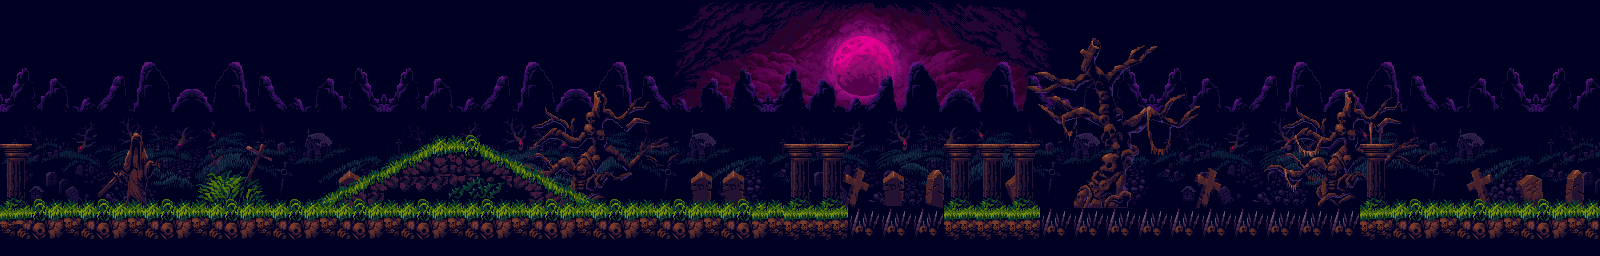

This is a level from a 2D game, rendered from its Tiled map with the project's own tilesets. A one-line summary and the map file follow, with tile-layer data summarised:
An orthogonal 100x16 tile map with 16x16 px tiles, 8 tile layers (back, middle, middle2, statue, ...), 1 image layer and 14 objects (ghost1, ghost2, ghost3, skel1, skel2, ...).

<map version="1.0" tiledversion="1.0.3" orientation="orthogonal" renderorder="right-down" width="100" height="16" tilewidth="16" tileheight="16" nextobjectid="565">
 <properties>
  <property name="ambientColor" value="0x666666" />
  <property name="callFunction" value="" />
  <property name="mapScenePosition" value="11,2,0xCC2485" />
  <property name="music" value="graveyardTheme" />
  <property name="paraBack" value="map3back" />
  <property name="paraMiddle" value="" />
  <property name="paraMiddle2" value="" />
  <property name="walkSfx" value="graveyardWalkSfx" />
 </properties>
 <tileset firstgid="1" name="tileground" tilewidth="16" tileheight="16" tilecount="4096" columns="64">
  <image source="../assets/environment/layers/tilesets.png" width="1024" height="1024" />
  <tile id="909">
   <properties>
    <property name="collides" type="bool" value="true" />
   </properties>
  </tile>
  <tile id="910">
   <properties>
    <property name="collides" type="bool" value="true" />
   </properties>
  </tile>
  <tile id="963">
   <properties>
    <property name="collides" type="bool" value="true" />
   </properties>
  </tile>
  <tile id="964">
   <properties>
    <property name="collides" type="bool" value="true" />
   </properties>
  </tile>
  <tile id="965">
   <properties>
    <property name="collides" type="bool" value="true" />
   </properties>
  </tile>
  <tile id="966">
   <properties>
    <property name="collides" type="bool" value="true" />
   </properties>
  </tile>
  <tile id="1031">
   <properties>
    <property name="collides" type="bool" value="true" />
   </properties>
  </tile>
  <tile id="1032">
   <properties>
    <property name="collides" type="bool" value="true" />
   </properties>
  </tile>
  <tile id="1165">
   <properties>
    <property name="collides" type="bool" value="true" />
   </properties>
  </tile>
  <tile id="1166">
   <properties>
    <property name="collides" type="bool" value="true" />
   </properties>
  </tile>
 </tileset>
 <layer name="back" width="100" height="16" opacity="0">
  <data>[1600 cells, 0 non-empty, 0 distinct tile ids]</data>
 </layer>
 <imagelayer name="Calque d'image 1">
  <image source="map3backTest.png" width="1600" height="256" />
 </imagelayer>
 <layer name="middle" width="100" height="16">
  <data>[1600 cells, 0 non-empty, 0 distinct tile ids]</data>
 </layer>
 <layer name="middle2" width="100" height="16">
  <data>[1600 cells, 63 non-empty, 34 distinct tile ids]</data>
 </layer>
 <layer name="statue" width="100" height="16">
  <data>[1600 cells, 0 non-empty, 0 distinct tile ids]</data>
 </layer>
 <layer name="eau" width="100" height="16" opacity="0.5">
  <data>[1600 cells, 0 non-empty, 0 distinct tile ids]</data>
 </layer>
 <objectgroup name="powerup" />
 <objectgroup name="enemies" />
 <layer name="collideGround" width="100" height="16">
  <data>[1600 cells, 416 non-empty, 29 distinct tile ids]</data>
 </layer>
 <layer name="spikeLayer" width="100" height="16">
  <data>[1600 cells, 0 non-empty, 0 distinct tile ids]</data>
 </layer>
 <objectgroup name="elevators" />
 <objectgroup name="ghosts">
  <object id="561" name="ghost1" gid="935" x="144" y="128" width="16" height="16">
   <properties>
    <property name="damage" type="int" value="10" />
    <property name="key" value="ghost" />
    <property name="life" type="int" value="10" />
    <property name="name" value="ghost" />
   </properties>
  </object>
  <object id="562" name="ghost2" gid="935" x="1472" y="96" width="16" height="16">
   <properties>
    <property name="damage" type="int" value="10" />
    <property name="key" value="ghost" />
    <property name="life" type="int" value="10" />
    <property name="name" value="ghost" />
   </properties>
  </object>
  <object id="563" name="ghost3" gid="935" x="768" y="176" width="16" height="16">
   <properties>
    <property name="damage" type="int" value="10" />
    <property name="key" value="ghost" />
    <property name="life" type="int" value="10" />
    <property name="name" value="ghost" />
   </properties>
  </object>
 </objectgroup>
 <objectgroup name="skeleton">
  <object id="544" name="skel1" gid="507" x="208" y="176" width="16" height="16">
   <properties>
    <property name="damage" type="int" value="25" />
    <property name="key" value="skeletonRise" />
    <property name="life" type="int" value="10" />
    <property name="name" value="skeletonRise" />
   </properties>
  </object>
  <object id="546" name="skel2" gid="507" x="304" y="176" width="16" height="16">
   <properties>
    <property name="damage" type="int" value="25" />
    <property name="key" value="skeletonRise" />
    <property name="life" type="int" value="10" />
    <property name="name" value="skeletonRise" />
   </properties>
  </object>
  <object id="547" name="skel3" gid="507" x="400" y="176" width="16" height="16">
   <properties>
    <property name="damage" type="int" value="25" />
    <property name="key" value="skeletonRise" />
    <property name="life" type="int" value="10" />
    <property name="name" value="skeletonRise" />
   </properties>
  </object>
  <object id="548" name="skel4" gid="507" x="432" y="176" width="16" height="16">
   <properties>
    <property name="damage" type="int" value="25" />
    <property name="key" value="skeletonRise" />
    <property name="life" type="int" value="10" />
    <property name="name" value="skeletonRise" />
   </properties>
  </object>
  <object id="549" name="skel5" gid="507" x="608" y="176" width="16" height="16">
   <properties>
    <property name="damage" type="int" value="25" />
    <property name="key" value="skeletonRise" />
    <property name="life" type="int" value="10" />
    <property name="name" value="skeletonRise" />
   </properties>
  </object>
  <object id="550" name="skel6" gid="507" x="672" y="176" width="16" height="16">
   <properties>
    <property name="damage" type="int" value="25" />
    <property name="key" value="skeletonRise" />
    <property name="life" type="int" value="10" />
    <property name="name" value="skeletonRise" />
   </properties>
  </object>
  <object id="551" name="skel7" gid="507" x="720" y="176" width="16" height="16">
   <properties>
    <property name="damage" type="int" value="25" />
    <property name="key" value="skeletonRise" />
    <property name="life" type="int" value="10" />
    <property name="name" value="skeletonRise" />
   </properties>
  </object>
  <object id="554" name="skel8" gid="507" x="1008" y="112" width="16" height="16">
   <properties>
    <property name="damage" type="int" value="25" />
    <property name="key" value="skeletonRise" />
    <property name="life" type="int" value="10" />
    <property name="name" value="skeletonRise" />
   </properties>
  </object>
 </objectgroup>
 <objectgroup name="waterFall" />
 <layer name="front" width="100" height="16">
  <data>[1600 cells, 0 non-empty, 0 distinct tile ids]</data>
 </layer>
 <objectgroup name="lavaFall" />
 <objectgroup name="lava" />
 <objectgroup name="doors">
  <object id="324" name="door1" gid="182" x="32" y="176" width="16" height="16">
   <properties>
    <property name="destination" value="map2" />
    <property name="key" value="doorBlue" />
    <property name="openWith" value="any" />
    <property name="playerX" type="int" value="48" />
    <property name="playerY" type="int" value="26" />
    <property name="side" value="right" />
   </properties>
  </object>
  </objectgroup>
 <objectgroup name="octopus" />
 <objectgroup name="fireball" />
 <objectgroup name="rhino" />
 <objectgroup name="savestation" />
 <objectgroup name="lights">
  <!-- 1 objects omitted --></objectgroup>
 <objectgroup name="path" />
</map>
<!-- 2 of 14 objects omitted -->
